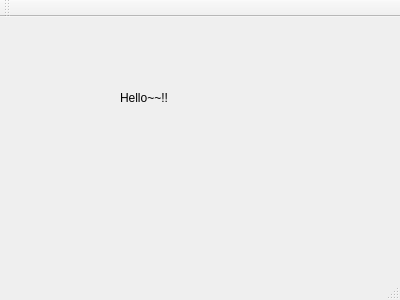
<?xml version="1.0" encoding="UTF-8"?>
<ui version="4.0">
 <class>MainWindow</class>
 <widget class="QMainWindow" name="MainWindow">
  <property name="geometry">
   <rect>
    <x>0</x>
    <y>0</y>
    <width>400</width>
    <height>300</height>
   </rect>
  </property>
  <property name="windowTitle">
   <string>MainWindow</string>
  </property>
  <widget class="QWidget" name="centralWidget">
   <widget class="QLabel" name="label">
    <property name="geometry">
     <rect>
      <x>120</x>
      <y>50</y>
      <width>151</width>
      <height>61</height>
     </rect>
    </property>
    <property name="text">
     <string>Hello~~!!</string>
    </property>
   </widget>
  </widget>
  <widget class="QMenuBar" name="menuBar">
   <property name="geometry">
    <rect>
     <x>0</x>
     <y>0</y>
     <width>400</width>
     <height>22</height>
    </rect>
   </property>
  </widget>
  <widget class="QToolBar" name="mainToolBar">
   <attribute name="toolBarArea">
    <enum>TopToolBarArea</enum>
   </attribute>
   <attribute name="toolBarBreak">
    <bool>false</bool>
   </attribute>
  </widget>
  <widget class="QStatusBar" name="statusBar"/>
 </widget>
 <layoutdefault spacing="6" margin="11"/>
 <resources/>
 <connections/>
</ui>
